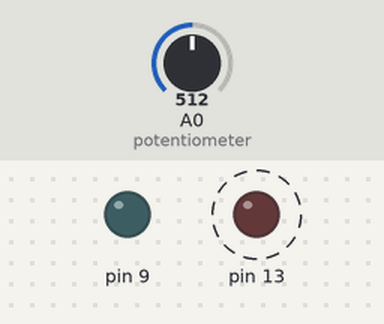
This program was run on a simulated Arduino Uno, built for the host (arithmetic inside an expression is 32-bit, double 64-bit). Shown: output pins drawn as LEDs (lit = HIGH). Dashed ring = blinking. The inputs (shaded band) are chosen by the test bench; at power-on: A0 (potentiometer) = 512. What the program prints to the serial monitor is not drawn.

Above: at 0.5 s.
At 3.5 s:
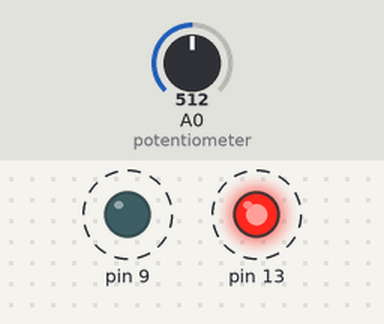
Timing chart, 0 to 4.6 s (numbered marks = the images above):
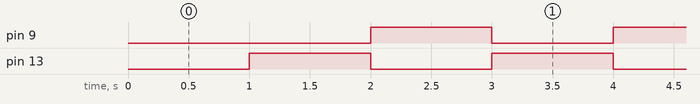

The program:

main.cpp
```cpp
#include "hardware.h"
#include "led.h"
#include "variable_resistor.h"
#include "task.h"
#include "types_used.h"

#include <Arduino.h>
#include <stddef.h>

#define _DEBUG

constexpr uint32_t polling_time_interval = 1;
wokwi::variable_resistor var_reg{A0};
wokwi::task<wokwi::variable_resistor> task_pot{&wokwi::variable_resistor::update, &var_reg, 100u};

using led = wokwi::light_emitting_diode<wokwi::signal_digital>;
wokwi::task<led> task_led[]{wokwi::task<led>{&led::blink, led{9}, 1000u, 2000u},
                            wokwi::task<led>{&led::blink, led{13}, 1000u}};
constexpr auto number_of_tasks = sizeof(task_led) / sizeof(task_led[0]);

void setup()
{
    Serial.begin(115200);
    var_reg.decreased_resistance([]()
                             {
        const auto value = var_reg.get_signal(-135.0f, 134.0f);
        Serial.println(value); });
    var_reg.increased_resistance([]()
                             {
        const auto value = var_reg.get_signal(-135.0f, 134.0f);
        Serial.println(value); });
}

void loop()
{
    task_pot.exec();
    for (size_t i{}; i < number_of_tasks; ++i)
        task_led[i].exec();

#ifdef DEBUG
    static uint32_t uptime{};
    if (millis() - uptime >= 1000ul)
    {
        Serial.println(uptime = millis());
        Serial.println(var_reg.get_signal());
    }
#endif
}
```

callbacks_table.h
```cpp
// callbacks_table.h

#ifndef TABLE_OF_POINTER_TO_CALLBACK_FUNCTION_H_FOR_THE_ARDUINO_UNO_PROJECT
#define TABLE_OF_POINTER_TO_CALLBACK_FUNCTION_H_FOR_THE_ARDUINO_UNO_PROJECT

#include "events.h"

#include <assert.h>
#include <stdint.h>

namespace wokwi
{
template <typename Events> class table_of_callback_functions
{
  public:
    using pointer_to_callback_function = void (*)();
    static constexpr auto number_of_events = static_cast<uint8_t>(Events::end);

    constexpr table_of_callback_functions() = default;
    table_of_callback_functions(const table_of_callback_functions &) = default;
    table_of_callback_functions(table_of_callback_functions &&) = default;
    ~table_of_callback_functions() = default;

    table_of_callback_functions &operator=(const table_of_callback_functions &) = delete;
    table_of_callback_functions &operator=(table_of_callback_functions &&) = default;

    void add_handler(Events event, pointer_to_callback_function handler);
    pointer_to_callback_function handler(Events event) const;

  private:
    pointer_to_callback_function _table_events[number_of_events]{};
};

template <typename Events>
inline void table_of_callback_functions<Events>::add_handler(Events event, pointer_to_callback_function handler)
{
    assert(handler && "Handler should be a valid function pointer");
    _table_events[static_cast<uint8_t>(event)] = handler;
}
template <typename Events>
inline typename table_of_callback_functions<Events>::pointer_to_callback_function table_of_callback_functions<
    Events>::handler(Events event) const
{
    return _table_events[static_cast<uint8_t>(event)];
}
} // namespace wokwi

#endif // !TABLE_OF_POINTER_TO_CALLBACK_FUNCTION_H_FOR_THE_ARDUINO_UNO_PROJECT
```

events.h
```cpp
// events.h

#ifndef EVENTS_H_FOR_THE_ARDUINO_UNO_PROJECT
#define EVENTS_H_FOR_THE_ARDUINO_UNO_PROJECT

#include <stdint.h>

namespace wokwi
{
    enum class button_events : uint8_t
    {
        release,
        pressed,
        begin = release,
        end = pressed + 1u
    }; // enum class button_events

    enum class variable_resistor_events : uint8_t
    {
        decreased_resistance,
        increased_resistance,
        begin = decreased_resistance,
        end = increased_resistance + 1u
    }; // enum class variable_resistor_events

    enum class joystick_events : uint8_t
    {
        left,      // Увеличение сигнала - уменьшение сопротивления
        right,     // Уменьшение сигнала - увеличение сопротивления
        up,        // Увеличение сигнала - уменьшение сопротивления
        down,      // Уменьшение сигнала - увеличение сопротивления
        selection, // ...
        begin = left,
        end = selection + 1u
    }; // enum class joystick_events

    template <typename Events>
    static Events &operator++(Events &event)
    {
        event = static_cast<Events>(static_cast<uint8_t>(event) + 1u);
        return event;
    }
} // namespace wokwi

#endif // !EVENTS_H_FOR_THE_ARDUINO_UNO_PROJECT
```

fox.h
```cpp
// fox.h

#ifndef FOX_H_FOR_THE_ARDUINO_UNO_PROJECT
#define FOX_H_FOR_THE_ARDUINO_UNO_PROJECT

#include <stddef.h>

namespace fox
{
	struct expand_parameter_package
	{
		template <typename... T> expand_parameter_package(T...) {}
	};
	template <typename T, typename U> struct pair
	{
		T first;
		U second;
	};

	template <typename T, size_t N> size_t find(const T(&elems)[N], T elem)
	{
		for (size_t n{}; n < N; ++n)
			if (elems[n] == elem)
				return n;
		return N;
	}
	template <typename T, typename Condition, size_t N>
	size_t find_if(const T(&elems)[N], Condition cond)
	{
		for (size_t n{}; n < N; ++n)
			if (cond(n))
				return n;
		return N;
	}
	template <typename T> float map(T x, T in_min, T in_max, T out_min, T out_max)
	{
		return (x - in_min) * (out_max - out_min) / (in_max - in_min) + out_min;
	}

	template <class T, class U>
	struct is_same;

	template <class T>
	struct is_same<T, T> { static constexpr bool value = true; };

	template <class T, class U>
	struct is_same { static constexpr bool value = false; };

	template <bool B, typename T = void>
	struct enable_if;

	template<class T>
	struct enable_if<true, T> { typedef T type; };
} // namespace helper

#endif // !FOX_H_FOR_THE_ARDUINO_UNO_PROJECT
```

hardware.h
```cpp
// hardware.h

#ifndef HARDWARE_H_FOR_THE_ARDUINO_UNO_PROJECT
#define HARDWARE_H_FOR_THE_ARDUINO_UNO_PROJECT

#include "fox.h"
#include "types_used.h"

#include <Arduino.h>

#include <assert.h>
#include <stdint.h>

namespace wokwi
{
	template <typename Signal, wokwi::signal_direction Direction,
			  typename = fox::enable_if<fox::is_same<Signal, wokwi::signal_analog>::value || fox::is_same<Signal, wokwi::signal_digital>::value>>
	class electronic_component
	{
	protected:
		constexpr electronic_component() = default;
		explicit electronic_component(uint8_t pin_number)
			: _pin_number{pin_number}
		{
			assert(is_valid(pin_number) && "Incorrect channel parameters.");
			pinMode(pin_number, static_cast<uint8_t>(Direction));
		}
		electronic_component(const electronic_component &) = default;
		electronic_component(electronic_component &&) = default;
		virtual ~electronic_component() = default;

		electronic_component &operator=(const electronic_component &) = delete;
		electronic_component &operator=(electronic_component &&) = default;

		void write(uint16_t signal_value) const
		{
			if (fox::is_same<Signal, wokwi::signal_analog>::value)
			{
				assert(signal_value >= wokwi::signal_analog::low && signal_value <= wokwi::signal_analog::high && "Incorrect analog signal value.");
				analogWrite(_pin_number, signal_value);
			}
			else
			{
				assert((signal_value == wokwi::signal_digital::low || signal_value == wokwi::signal_digital::high) && "Incorrect digital signal value.");
				digitalWrite(_pin_number, signal_value);
			}
		}

		uint16_t read() const
		{
			return fox::is_same<Signal, wokwi::signal_analog>::value	? analogRead(_pin_number)
				   : fox::is_same<Signal, wokwi::signal_digital>::value ? digitalRead(_pin_number)
																		: 0;
		}

	private:
		static bool is_valid(uint8_t pin_number)
		{
			if (fox::is_same<Signal, wokwi::signal_analog>::value)
				return Direction == wokwi::signal_direction::input
						   ? pin_number >= 14u && pin_number <= 19u
						   : pin_number == 3u || pin_number == 5u || pin_number == 6u || (pin_number >= 9u && pin_number <= 11u);
			else
				return pin_number <= 13u;
			return false;
		}
		uint8_t _pin_number{};
	};
} // namespace wokwi

#endif // !HARDWARE_H_FOR_THE_ARDUINO_UNO_PROJECT
```

led.h
```cpp
// led.h

#ifndef LIGHT_EMITTING_DIODE_H_FOR_THE_ARDUINO_UNO_PROJECT
#define LIGHT_EMITTING_DIODE_H_FOR_THE_ARDUINO_UNO_PROJECT

#include "hardware.h"
#include "fox.h"

#include <stdint.h>

namespace wokwi
{
	template <typename Signal>
	class light_emitting_diode : public wokwi::electronic_component<Signal, wokwi::signal_direction::output>
	{
	public:
		using basic = wokwi::electronic_component<Signal, wokwi::signal_direction::output>;

		constexpr light_emitting_diode() = default;
		explicit light_emitting_diode(uint8_t pin_number) : wokwi::electronic_component<Signal, wokwi::signal_direction::output>(pin_number) {}
		light_emitting_diode(const light_emitting_diode &) = default;
		light_emitting_diode(light_emitting_diode &&) = default;
		~light_emitting_diode() = default;

		light_emitting_diode &operator=(const light_emitting_diode &) = default;
		light_emitting_diode &operator=(light_emitting_diode &&) = default;

		void blink() { !basic::read() ? increase_brightness() : decrease_brightness(); }
		void blink(uint16_t signal_value);

		void increase_brightness() { basic::write(wokwi::signal_digital::high); }
		void decrease_brightness() { basic::write(wokwi::signal_digital::low); }
		void change_brightness(uint16_t signal_value) { basic::write(signal_value); }
	};
	template <typename Signal>
	inline void light_emitting_diode<Signal>::blink(uint16_t signal_value)
	{
		using namespace wokwi;
		constexpr auto mid = (signal_analog::high - signal_analog::low) / 2u;
		static auto value = signal_value > mid ? signal_analog::high : signal_analog::low;

		value > mid ? change_brightness(value = signal_analog::low) : change_brightness(value = signal_analog::high);
	}
} // namespace wokwi

#endif // !LIGHT_EMITTING_DIODE_H_FOR_THE_ARDUINO_UNO_PROJECT
```

task.h
```cpp
// task.h

#ifndef TASK_H_FOR_THE_ARDUINO_UNO_PROJECT
#define TASK_H_FOR_THE_ARDUINO_UNO_PROJECT

#include <Arduino.h>
#include <stdint.h>

namespace wokwi
{
    template <typename Type>
    class task
    {
    public:
        using const_pointer_to_function_type = void (Type::*const)();
        using const_pointer_to_object_type = Type *const;

        task() = default;
        explicit task(const_pointer_to_function_type function, const_pointer_to_object_type object,
                      uint32_t polling_time_interval, uint32_t time_before_start = 0ul);
        explicit task(const_pointer_to_function_type function, Type &&object, uint32_t polling_time_interval,
                      uint32_t time_before_start = 0ul);
        task(const task &) = default;
        task(task &&) = default;
        ~task() = default;

        task &operator=(const task &) = default;
        task &operator=(task &&) = default;

        void exec();

    private:
        bool wework(uint32_t curr_time) const { return _timeslot.to_work == curr_time ? true : false; }

        Type _object{};
        const_pointer_to_object_type _cptr_object{};
        const_pointer_to_function_type _cptr_func{};

        struct timeslot_parameters
        {
            uint32_t polling_interval;
            uint32_t to_work;
            uint32_t work;
        };

        timeslot_parameters _timeslot{};
        bool _we_work{};
    };

    template <typename Type>
    inline task<Type>::task(const_pointer_to_function_type function,
                            const_pointer_to_object_type object, uint32_t polling_time_interval, uint32_t time_before_start)
        : _object{Type{}}, _cptr_object{object}, _cptr_func{function},
          _timeslot{polling_time_interval, millis() + time_before_start, millis()}, _we_work{}
    {
    }

    template <typename Type>
    inline task<Type>::task(const_pointer_to_function_type function, Type &&object, uint32_t polling_time_interval,
                            uint32_t time_before_start)
        : _object{object}, _cptr_object{&_object}, _cptr_func{function},
          _timeslot{polling_time_interval, millis() + time_before_start, millis()}, _we_work{}
    {
    }

    template <typename Type>
    inline void task<Type>::exec()
    {
        const auto curr_time = millis();

        if (!_we_work)
            _we_work = wework(curr_time);

        if (_we_work && curr_time - _timeslot.work >= _timeslot.polling_interval)
        {
            _timeslot.work = curr_time;
            (_cptr_object->*_cptr_func)();
        }
    }
} // namespace wokwi

#endif // !TASK_H_FOR_THE_ARDUINO_UNO_PROJECT
```

types_used.h
```cpp
// types_used.h

#ifndef TYPES_USED_H_FOR_THE_ARDUINO_UNO_PROJECT
#define TYPES_USED_H_FOR_THE_ARDUINO_UNO_PROJECT

#include <Arduino.h>

namespace wokwi
{
	struct signal_digital
	{
		enum
		{
			low,
			high
		};
	};
	struct signal_analog
	{
		enum
		{
			low,
			high = 1023
		};
	};

	enum class signal_direction : uint8_t
	{
		input = INPUT,
		input_pullup = INPUT_PULLUP,
		output = OUTPUT
	};
	enum class rgb_colour : uint8_t
	{
		red,
		green,
		blue
	};
} // namespace wokwi

#endif // !TYPES_USED_H_FOR_THE_ARDUINO_UNO_PROJECT
```

variable_resistor.h
```cpp
// variable_resistor.h

#ifndef VARIABLE_RESISTOR_H_FOR_THE_ARDUINO_UNO_PROJECT
#define VARIABLE_RESISTOR_H_FOR_THE_ARDUINO_UNO_PROJECT

#include "callbacks_table.h"
#include "events.h"
#include "hardware.h"
#include "fox.h"
#include "task.h"
#include "types_used.h"

#include <Arduino.h>
#include <stdint.h>

namespace wokwi
{
    class variable_resistor : public wokwi::electronic_component<wokwi::signal_analog, wokwi::signal_direction::input>
    {
    public:
        using pointer_to_callback_function =
            typename wokwi::table_of_callback_functions<wokwi::variable_resistor_events>::pointer_to_callback_function;
        using table_of_pointers_to_callback_function = wokwi::table_of_callback_functions<wokwi::variable_resistor_events>;
        using event = wokwi::variable_resistor_events;
        using basic = wokwi::electronic_component<wokwi::signal_analog, wokwi::signal_direction::input>;

        constexpr variable_resistor() = default;
        explicit variable_resistor(uint8_t pin_number)
            : wokwi::electronic_component<wokwi::signal_analog, wokwi::signal_direction::input>{pin_number},
              _handlers{} { analogReference(DEFAULT); }
        variable_resistor(const variable_resistor &) = default;
        variable_resistor(variable_resistor &&) = default;
        ~variable_resistor() = default;

        variable_resistor &operator=(const variable_resistor &) = default;
        variable_resistor &operator=(variable_resistor &&) = default;

        void decreased_resistance(const pointer_to_callback_function action) { _handlers.add_handler(event::decreased_resistance, action); }
        void increased_resistance(const pointer_to_callback_function action) { _handlers.add_handler(event::increased_resistance, action); }

        template <typename T>
        T get_signal(T low, T high) const;
        uint16_t get_signal() const { return basic::read(); }

        void update();

    private:
        table_of_pointers_to_callback_function _handlers{};
    };

    template <typename T>
    inline T variable_resistor::get_signal(T low, T high) const
    {
        const auto signal_value = get_signal();
        return fox::map(static_cast<T>(signal_value), static_cast<T>(wokwi::signal_analog::low),
                           static_cast<T>(wokwi::signal_analog::high), low, high);
    }

    inline void variable_resistor::update()
    {
        static auto prev_signal_value = static_cast<uint16_t>(-1);
        const auto signal_value = basic::read();
        if (signal_value > prev_signal_value)
        {
            if (_handlers.handler(event::decreased_resistance))
                _handlers.handler(event::decreased_resistance)();
            prev_signal_value = signal_value;
        }

        if (signal_value < prev_signal_value)
        {
            if (_handlers.handler(event::increased_resistance))
                _handlers.handler(event::increased_resistance)();
            prev_signal_value = signal_value;
        }
    }
} // namespace wokwi
#endif // VARIABLE_RESISTOR_H_FOR_THE_ARDUINO_UNO_PROJECT
```

Measured:
- by itself, pin 9, pin 13: alternates HIGH for 1.0 s and LOW for 1.0 s
